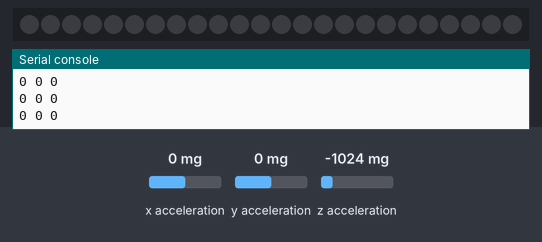
A program run on a simulated BBC micro:bit running MicroPython. Parts: 24 RGB LEDs in strip order, left to right, the last lines printed to the serial console. The inputs (shaded band) are chosen by the test bench; at power-on: x acceleration 0 mg, y acceleration 0 mg, z acceleration -1024 mg. Dim RGB values are drawn brighter than linear.

Above: at 1.2 s.
1.3 s: x acceleration set to 750 mg
At 2.5 s:
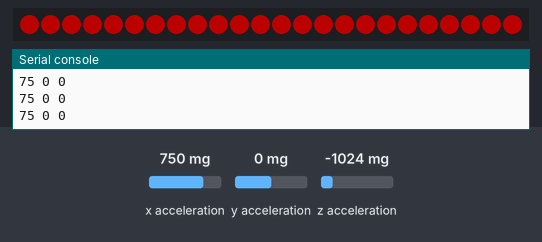
2.8 s: y acceleration set to 750 mg
At 3.6 s:
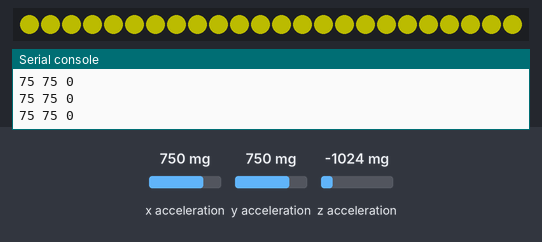
4.3 s: z acceleration set to 750 mg
At 4.6 s:
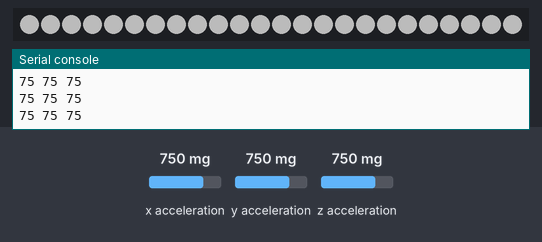
5.8 s: x acceleration set to -1440 mg
At 6.8 s:
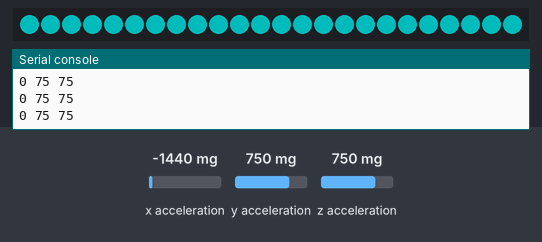
7.3 s: y acceleration set to -1440 mg
At 7.9 s:
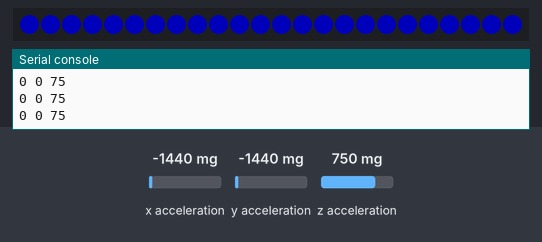
8.8 s: x acceleration set to 1440 mg
At 10.1 s:
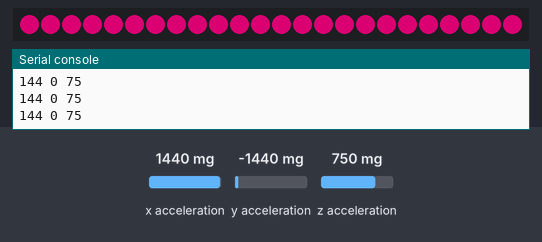
Timing chart, 0 to 11.3 s (numbered marks = the images above; inputs shaded):
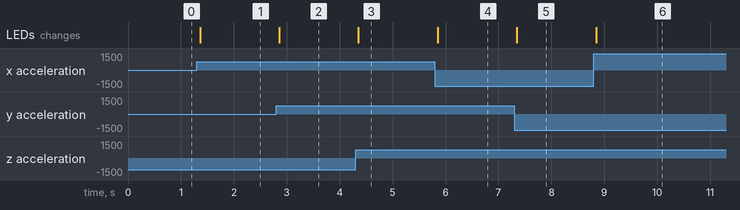

The program:

neo_gestures.py
```python
from microbit import *
import neopixel

np = neopixel.NeoPixel(pin0, 24)

while True:
    reading_x = accelerometer.get_x()
    if reading_x < 0:
        reading_x = 0
    reading_x = int(reading_x /10)
    reading_y = accelerometer.get_y()
    reading_y = int(reading_y /10)
    if reading_y < 0:
        reading_y = 0
    reading_z = accelerometer.get_z()
    reading_z = int(reading_z /10)
    if reading_z < 0:
        reading_z = 0
    print(reading_x,reading_y,reading_z)
    for i in range(24):
        red = reading_x
        green = reading_y
        blue = reading_z
        np[i] = (red, green, blue)
        np.show()
```

Measured:
- after the input at 1.3 s, the LEDs: change after 0.06 s (image 1)
- after the input at 2.8 s, the LEDs: change after 0.06 s (image 2)
- after the input at 4.3 s, the LEDs: change after 0.05 s (image 3)
- after the input at 5.8 s, the LEDs: change after 0.05 s (image 4)
- after the input at 7.3 s, the LEDs: change after 0.05 s (image 5)
- after the input at 8.8 s, the LEDs: change at once (image 6)
